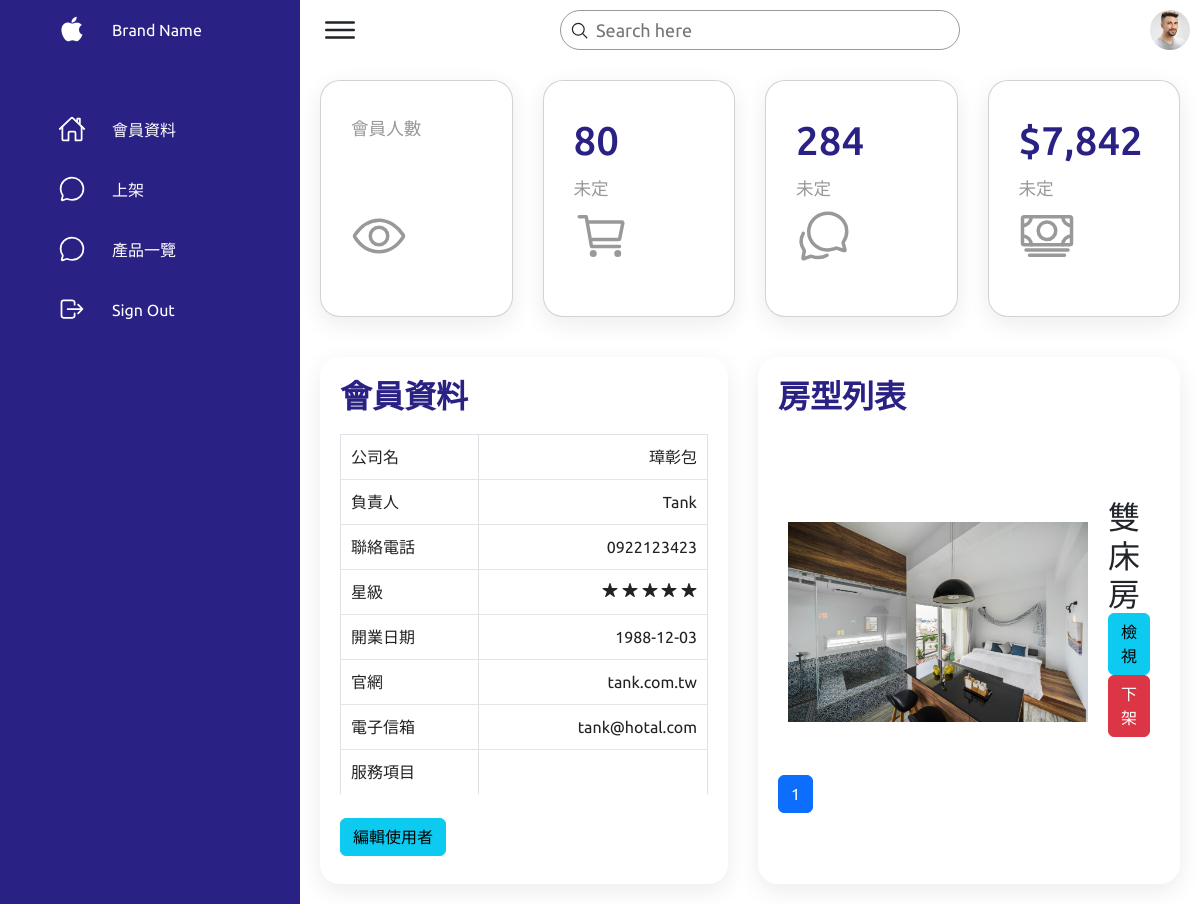
The page /user-hotel/hotel_room/hotel-account.php (signed in) on the database its author committed.
### tables this page shows
CREATE TABLE `hotel_account` (
  `id` int(20) UNSIGNED NOT NULL,
  `account` varchar(255) NOT NULL COMMENT '飯店帳號',
  `password` varchar(255) NOT NULL COMMENT '飯店密碼',
  `name` varchar(255) NOT NULL COMMENT '負責人',
  `address` varchar(255) NOT NULL COMMENT '地址',
  `company_name` varchar(255) NOT NULL COMMENT '公司名',
  `company_phone` varchar(255) NOT NULL COMMENT '公司電話',
  `stars` int(20) NOT NULL COMMENT '星級',
  `company_banner` varchar(255) NOT NULL COMMENT '公司橫幅圖',
  `area` varchar(255) NOT NULL COMMENT '地區',
  `created_at` datetime NOT NULL COMMENT '建立帳號日期',
  `bank_account` int(20) NOT NULL COMMENT '銀行帳戶',
  `start_date` date NOT NULL COMMENT '開業日期',
  `email` varchar(255) NOT NULL COMMENT '公司信箱',
  `website` varchar(255) NOT NULL COMMENT '官網',
  `introduction` varchar(255) NOT NULL COMMENT '公司簡介',
  `valid` int(20) NOT NULL COMMENT '軟刪除'
);

CREATE TABLE `hotel_room_list` (
  `id` int(20) NOT NULL,
  `owner` varchar(255) NOT NULL COMMENT 'hotel_account.account',
  `room_name` varchar(255) NOT NULL COMMENT '房間名稱',
  `price` int(20) NOT NULL COMMENT '價格',
  `service` int(20) NOT NULL,
  `amount` int(20) NOT NULL COMMENT '賣多少份',
  `picture` varchar(255) NOT NULL COMMENT '宣傳照片',
  `description` varchar(255) NOT NULL COMMENT '房間說明',
  `created_at` datetime NOT NULL,
  `valid` int(20) NOT NULL COMMENT '軟刪除'
);

CREATE TABLE `room_service_list` (
  `id` int(20) NOT NULL,
  `room` varchar(255) NOT NULL COMMENT 'hotel_room_list.room_name',
  `pet` int(20) NOT NULL COMMENT '寵物',
  `tv` int(20) NOT NULL COMMENT '電視',
  `tub` int(20) NOT NULL COMMENT '浴缸',
  `meal` int(20) NOT NULL COMMENT '供餐',
  `mini_bar` int(20) NOT NULL COMMENT 'mini Bar',
  `window` int(20) NOT NULL COMMENT '有窗戶',
  `corner` int(20) NOT NULL COMMENT '邊間',
  `valid` int(20) UNSIGNED NOT NULL
);

### user-hotel/hotel_room/hotel-account.php (the view, shortened to what this page needs)
<?php
require_once("../../db-connect2.php");
$email = $_SESSION["email"];
$sqlUserAccount = "SELECT * FROM hotel_account WHERE hotel_account.email='$email'";
$userAccountResult = $conn->query($sqlUserAccount);
$userAccountRow = $userAccountResult->fetch_assoc();
$account = $userAccountRow["account"];
$sqlHotelAccount = "SELECT * FROM hotel_account WHERE hotel_account.account='$account' AND hotel_account.valid=1";
$hotelAccountResult = $conn->query($sqlHotelAccount);
$hotelAccounCount = $hotelAccountResult->num_rows;
$hotelAccountRow = $hotelAccountResult->fetch_assoc();
if (isset($_GET["search"])) {
    $search = $_GET["search"];
    if (isset($_GET["page"])) {
        $page = $_GET["page"];
    } else {
        $page = 1;
    }
    $per_page = 2;
    $page_start = ($page - 1) * $per_page;
    $sqlRoomListLike = "SELECT hotel_room_list.*, room_service_list.* FROM hotel_room_list JOIN room_service_list ON hotel_room_list.room_name=room_service_list.room WHERE hotel_room_list.owner='$account' AND room_name LIKE '%$search%' AND hotel_room_list.valid=1";
    $roomListLikeResult = $conn->query($sqlRoomListLike);
    $roomCount = $roomListLikeResult->num_rows;
    $totalPage = ceil($roomCount / $per_page);
    $sqlRoomList = "SELECT hotel_room_list.*, room_service_list.* FROM hotel_room_list JOIN room_service_list ON hotel_room_list.room_name=room_service_list.room WHERE hotel_room_list.owner='$account' AND room_name LIKE '%$search%' AND hotel_room_list.valid=1 ORDER BY created_at DESC LIMIT $page_start, $per_page";
    $roomListResult = $conn->query($sqlRoomList);
} else {
    if (isset($_GET["page"])) {
        $page = $_GET["page"];
    } else {
        $page = 1;
    }
    $sqlRoomListAll = "SELECT hotel_room_list.*, room_service_list.* FROM hotel_room_list JOIN room_service_list ON hotel_room_list.room_name=room_service_list.room WHERE hotel_room_list.owner='$account' AND hotel_room_list.valid=1";
    $sqlRoomListResultAll = $conn->query($sqlRoomListAll);
    $roomCount = $sqlRoomListResultAll->num_rows;
    $per_page = 2;
    $page_start = ($page - 1) * $per_page;
    $sqlRoomList = "SELECT hotel_room_list.*, room_service_list.* FROM hotel_room_list JOIN room_service_list ON hotel_room_list.room_name=room_service_list.room WHERE hotel_room_list.owner='$account' AND hotel_room_list.valid=1 ORDER BY created_at DESC LIMIT $page_start, $per_page";
    $totalPage = ceil($roomCount / $per_page);
}
$roomListResult = $conn->query($sqlRoomList);
$roomListRows = $roomListResult->fetch_all(MYSQLI_ASSOC);
?>
<!DOCTYPE html>
<html lang="en">
<head>
    <link href="https://cdn.jsdelivr.net/npm/bootstrap@5.2.1/dist/css/bootstrap.min.css" rel="stylesheet">
    <link rel="stylesheet" href="./style.css">
    <link rel="stylesheet" href="../css/mycss.css">
</head>
<body>
    <div class="crud-container">
        <div class="navigation">
            <ul>
                <li>
                    <a href="#">
                        <span class="icon">
                            <ion-icon name="logo-apple"></ion-icon>
                        </span>
                        <span class="title">Brand Name</span>
                    </a>
                </li>
                <li>
                    <a href="./hotel-account.php">
                        <span class="icon">
                            <ion-icon name="home-outline"></ion-icon>
                        </span>
                        <span class="title">會員資料</span>
                    </a>
                </li>
                <li>
                    <a href="./upload_room.php">
                        <span class="icon">
                            <ion-icon name="chatbubble-outline"></ion-icon>
                        </span>
                        <span class="title">上架</span>
                    </a>
                </li>
                <li>
                    <a href="./room_list.php">
                        <span class="icon">
                            <ion-icon name="chatbubble-outline"></ion-icon>
                        </span>
                        <span class="title">產品一覽</span>
                    </a>
                </li>
                <li>
                    <a href="../../doSignout.php">
                        <span class="icon">
                            <ion-icon name="log-out-outline"></ion-icon>
                        </span>
                        <span class="title">Sign Out</span>
                    </a>
                </li>
            </ul>
        </div>
        <div class="main">
            <div class="topbar">
                <div class="toggle">
                    <ion-icon name="menu-outline"></ion-icon>
                </div>
                <div class="search">
                    <form action="hotel-account.php" method="get">
                        <label>
                            <input type="text" placeholder="Search here" name="search">
                            <ion-icon name="search-outline"></ion-icon>
                        </label>
                    </form>
                </div>
                <div class="user">
                    <img src="assets/imgs/customer01.jpg" alt="">
                </div>
            </div>
            <div class="cardBox">
                <div class="card">
                    <div>
                        <div class="cardName">會員人數
                        </div>
                    </div>
                    <div class="iconBx">
                        <ion-icon name="eye-outline"></ion-icon>
                    </div>
                </div>
                <div class="card">
                    <div>
                        <div class="numbers">80</div>
                        <div class="cardName">未定</div>
                    </div>
                    <div class="iconBx">
                        <ion-icon name="cart-outline"></ion-icon>
                    </div>
                </div>
                <div class="card">
                    <div>
                        <div class="numbers">284</div>
                        <div class="cardName">未定</div>
                    </div>
                    <div class="iconBx">
                        <ion-icon name="chatbubbles-outline"></ion-icon>
                    </div>
                </div>
                <div class="card">
                    <div>
                        <div class="numbers">$7,842</div>
                        <div class="cardName">未定</div>
                    </div>
                    <div class="iconBx">
                        <ion-icon name="cash-outline"></ion-icon>
                    </div>
                </div>
            </div>
            <div class="details">
                <div class="recentOrders">
                    <div class="cardHeader">
                        <h2>會員資料</h2>
                    </div>
                    <table class="table table-bordered">
                        <tbody>
                            <?php if ($hotelAccounCount <= 0) : ?>
                                <?= "使用者不存在" ?>
                            <?php else : ?>
                                <tr>
                                    <td>公司名</td>
                                    <td><?= $hotelAccountRow["company_name"] ?></td>
                                </tr>
                                <tr>
                                    <td>負責人</td>
                                    <td><?= $hotelAccountRow["name"] ?></td>
                                </tr>
                                <tr>
                                    <td>聯絡電話</td>
                                    <td><?= $hotelAccountRow["company_phone"] ?></td>
                                </tr>
                                <tr>
                                    <td>星級</td>
                                    <td>
                                        <?php for ($i = 0; $i < $hotelAccountRow["stars"]; $i++) : ?>
                                            <ion-icon name="star"></ion-icon>
                                        <?php endfor; ?>
                                    </td>
                                </tr>
                                <tr>
                                    <td>開業日期</td>
                                    <td><?= $hotelAccountRow["start_date"] ?></td>
                                </tr>
                                <tr>
                                    <td>官網</td>
                                    <td><?= $hotelAccountRow["website"] ?></td>
                                </tr>
                                <tr>
                                    <td>電子信箱</td>
                                    <td><?= $hotelAccountRow["email"] ?></td>
                                </tr>
                                <tr>
                                    <td>服務項目</td>
                                    <td>
                                    </td>
                                </tr>
                            <?php endif; ?>
                        </tbody>
                    </table>
                    <div class="py-2">
                        <a class="btn btn-info" href="hotel-account-edit.php">編輯使用者</a>
                    </div>
                </div>
                <div class="recentCustomers">
                    <div class="cardHeader">
                        <h2>房型列表</h2>
                    </div>
                    <table>
                        <?php foreach ($roomListRows as $room) : ?>
                            <tr>
                                <td width="300px">
                                    <div class="imgBx"><img src="../upload/<?= $room["picture"] ?>" alt=""></div>
                                </td>
                                <td>
                                    <h2 class=""><?= $room["room"] ?> <br>
                                        <button class="btn btn-info roomView">檢視</button>
                                        <a class="btn btn-danger" href="./doDelete2_room.php?room=<?= $room["room"] ?>">下架</a>
                                </td>
                            </tr>
                        <?php endforeach; ?>
                    </table>
                    <?php if (!isset($_GET["search"])) : ?>
                        <nav aria-label="Page navigation example">
                            <ul class="pagination">
                                <?php for ($i = 1; $i <= $totalPage; $i++) : ?>
                                    <li class="page-item <?php if ($i == $page) echo "active"; ?>"><a class="page-link" href="hotel-account.php?page=<?= $i ?>"><?= $i ?></a></li>
                                <?php endfor; ?>
                            </ul>
                        </nav>
                    <?php endif; ?>
                </div>
            </div>
        </div>
    </div>
</body>
</html>

### rows shown on the page
hotel_account: company_name "璋彰包", name "Tank", company_phone "0922123423", start_date "1988-12-03", website "tank.com.tw", email "tank@hotal.com"
hotel_room_list: picture (picture), room_service_list.room "雙床房"
